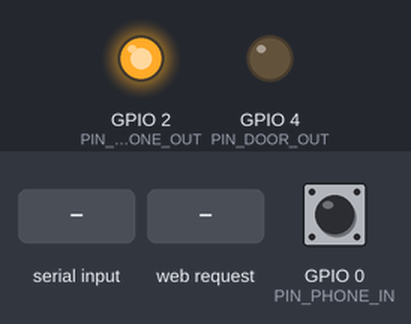
Simulated run of this program. Board: ESP8266 (Wemos D1 mini). On the bench: output pins drawn as LEDs (lit = HIGH). Inputs (shaded band) come from the test bench; at power-on: GPIO 0 (PIN_PHONE_IN) HIGH. WiFi joins after 1.5 s; servers stay silent unless stated; storage starts empty; what the program prints to the serial monitor is not drawn.

Above: at 2.9 s.
3.0 s: "o" received over Serial
At 4.2 s:
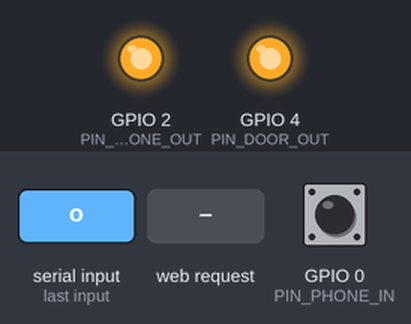
7.5 s: HTTP request GET /o received
At 8.8 s:
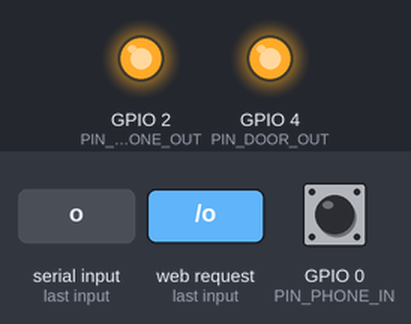
10.5 s: GPIO 0 (PIN_PHONE_IN) pulled LOW for 3.2 s
At 11.9 s:
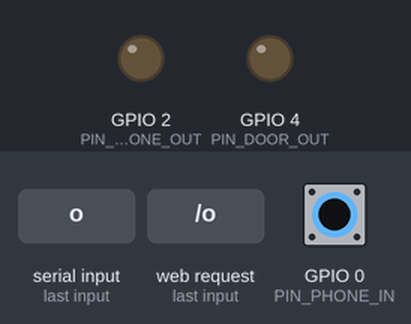
Timing chart, 0 to 15.2 s (numbered marks = the images above; inputs shaded):
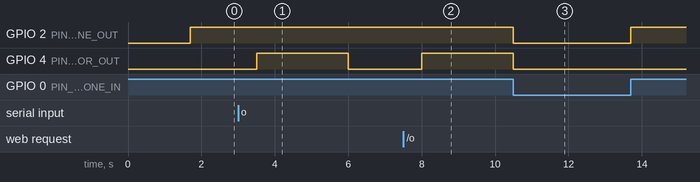

Measured:
- after the input at 3.0 s, GPIO 4 (PIN_DOOR_OUT): LOW → HIGH after 0.50 s, → LOW 2.5 s later
- after the input at 7.5 s, GPIO 4 (PIN_DOOR_OUT): LOW → HIGH after 0.50 s
- after the input at 10.5 s, GPIO 2 (PIN_PHONE_OUT): HIGH → LOW at once, → HIGH 3.2 s later

The program:

main.cpp
```cpp
#include "FS.h"

#define PIN_PHONE_OUT 2 // D4
#define PIN_PHONE_IN 0 // D3
#define PIN_DOOR_OUT 4 // D2

#include <ESP8266WiFi.h>
#include <ESP8266WebServer.h>
ESP8266WebServer server;

// #define ARDUINOJSON_ENABLE_ARDUINO_STRING 1
#include <ArduinoJson.h>

void(*reset)( void ) = 0; // reboot function

void openDoor();
void health();

StaticJsonDocument<600> config;

bool offlineMode = false;
bool phoneUp = false;

void setup(){
    Serial.begin(115200);
    Serial.print("Serial on @ 115200");

    // Serial.println("Turning off SPIFFS autoformat...");
    // SPIFFSConfig cfg;
    // cfg.setAutoFormat(false);
    // SPIFFS.setConfig(cfg);

    Serial.println("Mounting SPIFFS file system...");
    SPIFFS.begin();

    Serial.println("Opening properties.json file...");
    File propertiesFile = SPIFFS.open("/properties.json", "r");

    if (!propertiesFile) {
        Serial.println("file opening failed!");
    } else {
        size_t propertiesSize = propertiesFile.size();
        Serial.print("Property file size: ");
        Serial.println(propertiesSize);

        // arduinojson5 ?
        // std::unique_ptr<char[]> buf(new char[propertiesSize]);

        // Serial.println("Reading the file into a buffer");
        // propertiesFile.readBytes(buf.get(), propertiesSize);
        // Serial.println("Buffer read.");
        // Serial.println(buf.get());

        // Attempt deserializing json
        DeserializationError error = deserializeJson( config, propertiesFile );
        if( error ) {
            Serial.print("ERROR: Failed to parse properties: ");
            Serial.println( error.c_str() );
            // toDo: wire up some defaults
            Serial.println("FATAL ERROR: No config! :<\nHere be dragons !");
        }

    }

//          DO DIS  \/
    auto ssid = config["SSID"].as<char*>();
    auto passphrase = config["passphrase"].as<char*>();
    auto hostname = config["hostname"].as<char*>();


    // char passphrase[64] = ""; //config['passphrase'];
    // serializeJson(config['passphrase'], passphrase);

    // char hostname[64] = ""; // config['hostname'];
    // serializeJson(config['hostname'], hostname);

    int wifiMaxConnectionTrials = config["wifiMaxConnectionTrials"].as<int>() | 30;
    Serial.print("Setting wifiMaxConnectionTrials to: ");
    Serial.println(wifiMaxConnectionTrials);

    propertiesFile.close();
    SPIFFS.end();


    // Connect to WiFi:

    Serial.println("WiFi setting Station mode...");
    WiFi.mode(WIFI_STA);

    Serial.print("WiFi hostname: ");
    Serial.println(hostname);
    WiFi.hostname(hostname);

    Serial.print("WiFi SSID: ");
    Serial.println(ssid);

    Serial.print(" WiFi pass: ");
    // Serial.println(config['passphrase'].as<String>());
    Serial.println(passphrase);

    Serial.print("Connecting");
    // WiFi.config(ip, dns, gateway, subnet_mask);
    WiFi.begin( ssid, passphrase);

    int connectionTrials = 0;

    while(WiFi.status()!=WL_CONNECTED && connectionTrials < wifiMaxConnectionTrials){
        Serial.print(".");
        connectionTrials++;
        delay(333);
    }

    if(WiFi.status()!=WL_CONNECTED) {
        Serial.print("Failed connecting to WiFi, entering offline mode");

        // toDo: implement offline mode
    }

    Serial.println();
    Serial.println("V0.04");
    Serial.print("IP Address: ");
    Serial.println(WiFi.localIP());


    pinMode(PIN_DOOR_OUT, OUTPUT);

    pinMode(PIN_PHONE_IN, INPUT_PULLUP); // INPUT_PULLDOWN);
    pinMode(PIN_PHONE_OUT, OUTPUT);

    server.on("/o", openDoor);
    server.on("/h", health);
    server.begin();

    digitalWrite(PIN_DOOR_OUT, false);
    digitalWrite(PIN_PHONE_OUT, false);

}


void loop(){

    phoneUp = digitalRead(PIN_PHONE_IN);

    if(!offlineMode) {
        server.handleClient();
    }


    if(phoneUp) {  // If the phone is picked up - close the circuit
        digitalWrite(PIN_PHONE_OUT, true);
    } else {
        digitalWrite(PIN_PHONE_OUT, false);
    }

    if(Serial.available()) {
        char incoming = Serial.read();
        // Serial.print("[");
        // Serial.print(incoming);
        // Serial.print("]");
        if(incoming=='o') {
            openDoor();
        } else if(incoming=='h') {
            health();
        }
    }

}

void health(){
        Serial.println();
        Serial.println("Health ok!");
        server.send(200, "text/plain", "Health ok!\n");
}

void openDoor(){
    bool phone = digitalRead(PIN_PHONE_IN);

    if(phone) {
        Serial.println("Picking up the phone...");
        digitalWrite(PIN_PHONE_OUT, true);
        delay(500);

        Serial.println("Opening the gate for 2,5s...");
        digitalWrite(PIN_DOOR_OUT, true);
        delay(2500);

        Serial.println("Closing the gate...");
        digitalWrite(PIN_DOOR_OUT, false);

        Serial.println("Hangin' up....");
        digitalWrite(PIN_PHONE_OUT, false);


        server.send(200, "text/plain", "Gate successfully opened!\n");


    } else {
        Serial.println("The phone is up, ABORTING !");
        server.send(409, "text/plain", "The phone is up, ABORTING !\n");
    }
}
```
